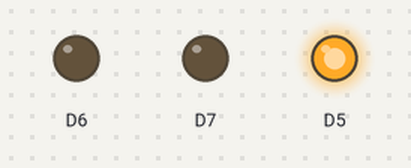
This sketch was run on a simulated ESP8266 (NodeMCU). Shown: output pins drawn as LEDs (lit = HIGH).

Above: at 0.5 s.
At 1.5 s:
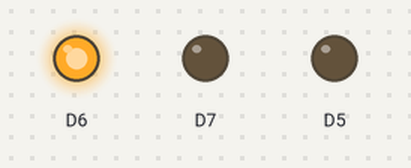
At 5.5 s:
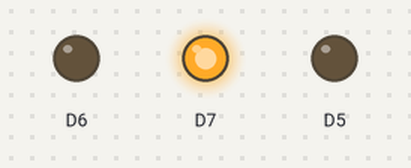
Timing chart, 0 to 6.9 s (numbered marks = the images above):
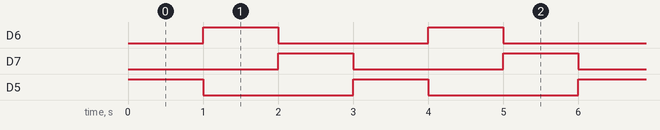

Measured:
- by itself, D6, D7, D5: alternates HIGH for 1.0 s and LOW for 2.0 s
- by itself, everything shown: repeats every 3.0 s, in 3 steps

The sketch:

02RGB.ino
```cpp
void setup() {
pinMode(D5,OUTPUT);
pinMode(D6,OUTPUT);
pinMode(D7,OUTPUT);
}

void loop() {
  digitalWrite(D5,HIGH);
  digitalWrite(D6,LOW);
  digitalWrite(D7,LOW);
  delay(1000);
  digitalWrite(D5,LOW);
  digitalWrite(D6,HIGH);
  digitalWrite(D7,LOW);
  delay(1000);
  digitalWrite(D5,LOW);
  digitalWrite(D6,LOW);
  digitalWrite(D7,HIGH);
  delay(1000);
}
```
